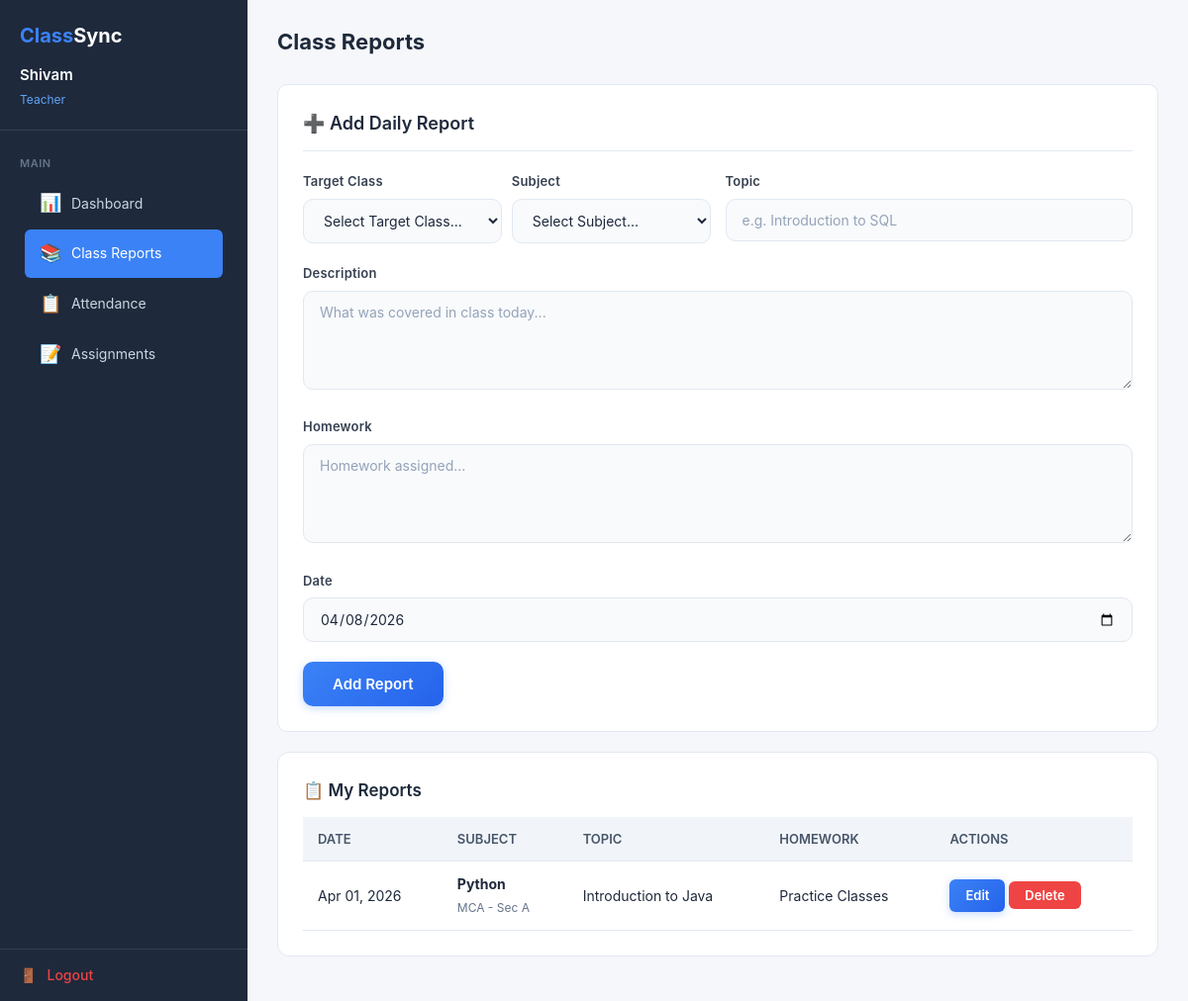
/teacher/reports.php (signed in), run on the app's committed database.
### tables this page shows
CREATE TABLE IF NOT EXISTS reports (
    report_id INT AUTO_INCREMENT PRIMARY KEY,
    teacher_id INT NOT NULL,
    subject_id INT NOT NULL,
    course_id INT NOT NULL,
    year VARCHAR(20) NOT NULL,
    section_id INT NOT NULL,
    topic VARCHAR(200) NOT NULL,
    description TEXT,
    homework TEXT,
    date DATE NOT NULL,
    created_at TIMESTAMP DEFAULT CURRENT_TIMESTAMP,
    FOREIGN KEY (teacher_id) REFERENCES users(id) ON DELETE CASCADE,
    FOREIGN KEY (subject_id) REFERENCES course_subjects(id) ON DELETE CASCADE,
    FOREIGN KEY (course_id) REFERENCES courses(course_id) ON DELETE CASCADE,
    FOREIGN KEY (section_id) REFERENCES sections(section_id) ON DELETE CASCADE
);

CREATE TABLE IF NOT EXISTS course_subjects (
    id INT AUTO_INCREMENT PRIMARY KEY,
    course_id INT NOT NULL,
    subject_name VARCHAR(100) NOT NULL,
    FOREIGN KEY (course_id) REFERENCES courses(course_id) ON DELETE CASCADE,
    UNIQUE KEY unique_course_subject (course_id, subject_name)
);

CREATE TABLE IF NOT EXISTS courses (
    course_id INT AUTO_INCREMENT PRIMARY KEY,
    course_name VARCHAR(100) NOT NULL
);

CREATE TABLE IF NOT EXISTS sections (
    section_id INT AUTO_INCREMENT PRIMARY KEY,
    course_id INT NOT NULL,
    year VARCHAR(20) NOT NULL,
    section_name VARCHAR(50) NOT NULL,
    FOREIGN KEY (course_id) REFERENCES courses(course_id) ON DELETE CASCADE
);

### teacher/reports.php (the view, shortened to what this page needs)
<?php
require_once '../config/database.php';
$user_id = $_SESSION['user_id'];
$edit_report = null;
$reports = $conn->query("
    SELECT r.*, c.course_name, sec.year as sec_year, sec.section_name, s.subject_name
    FROM reports r
    JOIN courses c ON r.course_id = c.course_id
    JOIN sections sec ON r.section_id = sec.section_id
    JOIN course_subjects s ON r.subject_id = s.id
    WHERE r.teacher_id = $user_id ORDER BY r.date DESC
");
?>
<!DOCTYPE html>
<html lang="en">
<head>
    <link rel="stylesheet" href="/ClassSync/assets/css/style.css">
    <link rel="stylesheet" href="/ClassSync/assets/css/dashboard.css">
    <link rel="stylesheet" href="/ClassSync/assets/css/auth.css">
</head>
<body>
    <div class="dashboard-page">
        <?php include '../includes/sidebar.php'; ?>
        <div class="main-content">
            <div class="top-bar">
                <div>
                    <h1>Class Reports</h1>
                </div>
            </div>
            <div class="dashboard-form">
                <h3><?php echo $edit_report ? '✏️ Edit Report' : '➕ Add Daily Report'; ?></h3>
                <form method="POST" action="/ClassSync/actions/report_action.php">
                    <div class="form-row">
                        <div class="form-group" style="flex: 2;">
                            <div style="display:flex;gap:10px;">
                                <div style="flex:1;">
                                    <label>Target Class</label>
                                    <select name="section_id" required>
                                        <option value="">Select Target Class...</option>
                                    </select>
                                </div>
                                <div style="flex:1;">
                                    <label>Subject</label>
                                    <select name="subject_id" required>
                                        <option value="">Select Subject...</option>
                                    </select>
                                </div>
                            </div>
                        </div>
                        <div class="form-group">
                            <label>Topic</label>
                            <input type="text" name="topic" placeholder="e.g. Introduction to SQL" value="<?php echo $edit_report ? htmlspecialchars($edit_report['topic']) : ''; ?>" required>
                        </div>
                    </div>
                    <div class="form-group">
                        <label>Description</label>
                        <textarea name="description" placeholder="What was covered in class today..."><?php echo $edit_report ? htmlspecialchars($edit_report['description']) : ''; ?></textarea>
                    </div>
                    <div class="form-group">
                        <label>Homework</label>
                        <textarea name="homework" placeholder="Homework assigned..."><?php echo $edit_report ? htmlspecialchars($edit_report['homework']) : ''; ?></textarea>
                    </div>
                    <div class="form-group">
                        <label>Date</label>
                        <input type="date" name="date" value="<?php echo $edit_report ? $edit_report['date'] : date('Y-m-d'); ?>" required>
                    </div>
                    <div class="form-actions">
                        <button type="submit" class="btn btn-blue"><?php echo $edit_report ? 'Update Report' : 'Add Report'; ?></button>
                    </div>
                </form>
            </div>
            <div class="card">
                <h3>📋 My Reports</h3>
                <?php if ($reports->num_rows > 0): ?>
                <div class="table-responsive">
                    <table>
                        <thead>
                            <tr>
                                <th>Date</th>
                                <th>Subject</th>
                                <th>Topic</th>
                                <th>Homework</th>
                                <th>Actions</th>
                            </tr>
                        </thead>
                        <tbody>
                            <?php while ($r = $reports->fetch_assoc()): ?>
                            <tr>
                                <td><?php echo date('M d, Y', strtotime($r['date'])); ?></td>
                                <td>
                                    <strong><?php echo htmlspecialchars($r['subject_name']); ?></strong><br>
                                    <span style="font-size:12px;color:#64748b;"><?php echo htmlspecialchars($r['course_name'].' - Sec '.$r['section_name']); ?></span>
                                </td>
                                <td><?php echo htmlspecialchars($r['topic']); ?></td>
                                <td><?php echo htmlspecialchars(substr($r['homework'], 0, 50)) . (strlen($r['homework']) > 50 ? '...' : ''); ?></td>
                                <td>
                                    <a href="?edit=<?php echo $r['report_id']; ?>" class="btn btn-blue btn-sm">Edit</a>
                                    <form method="POST" action="/ClassSync/actions/report_action.php" style="display:inline;" onsubmit="return confirmDelete('Delete this report?')">
                                        <button type="submit" class="btn btn-red btn-sm">Delete</button>
                                    </form>
                                </td>
                            </tr>
                            <?php endwhile; ?>
                        </tbody>
                    </table>
                </div>
                <?php endif; ?>
            </div>
        </div>
    </div>
</body>
</html>

### assets/css/style.css (style rules this page uses)
* { margin: 0; padding: 0; box-sizing: border-box; }
body { font-family: 'Inter', 'Segoe UI', Tahoma, Geneva, Verdana, sans-serif; line-height: 1.6; color: #1e293b; background-color: #f8fafc; -webkit-font-smoothing: antialiased; }
a { text-decoration: none; color: inherit; }
.btn { display: inline-flex; align-items: center; gap: 8px; padding: 13px 30px; border-radius: 10px; font-size: 15px; font-weight: 600; cursor: pointer; border: none; transition: all 0.3s ease; font-family: 'Inter', sans-serif; }
.btn-blue { background: linear-gradient(135deg, #3b82f6, #2563eb); color: #fff; box-shadow: 0 2px 8px rgba(59,130,246,0.3); }
.btn-red { background: #ef4444; color: #fff; }
.btn-sm { padding: 6px 16px; font-size: 13px; border-radius: 6px; }
.card { background: #fff; border-radius: 12px; border: 1px solid #e2e8f0; padding: 25px; margin-bottom: 20px; }
.card h3 { font-size: 17px; font-weight: 600; margin-bottom: 12px; color: #1e293b; }
.table-responsive { overflow-x: auto; }
table { width: 100%; border-collapse: collapse; font-size: 14px; }
table thead { background: #f1f5f9; }
table th, table td { padding: 12px 15px; text-align: left; border-bottom: 1px solid #e2e8f0; }
table th { font-weight: 600; color: #475569; font-size: 13px; text-transform: uppercase; }

### assets/css/dashboard.css (style rules this page uses)
.dashboard-page { display: flex; min-height: 100vh; }
.main-content { flex: 1; margin-left: 250px; padding: 25px 30px; background: #f5f7fa; min-height: 100vh; }
.top-bar { display: flex; justify-content: space-between; align-items: center; margin-bottom: 25px; }
.top-bar h1 { font-size: 22px; font-weight: 700; color: #1e293b; }
.dashboard-form { background: #fff; border-radius: 10px; border: 1px solid #e2e8f0; padding: 25px; margin-bottom: 20px; }
.dashboard-form h3 { font-size: 18px; font-weight: 600; color: #1e293b; margin-bottom: 20px; padding-bottom: 12px; border-bottom: 1px solid #e2e8f0; }
.form-row { display: grid; grid-template-columns: 1fr 1fr; gap: 15px; }
.form-actions { display: flex; gap: 10px; margin-top: 20px; }

### assets/css/auth.css (style rules this page uses)
.form-group { margin-bottom: 20px; }
.form-group label { display: block; font-size: 13px; font-weight: 600; color: #374151; margin-bottom: 7px; letter-spacing: 0.2px; }
.form-group input, .form-group select, .form-group textarea { width: 100%; padding: 12px 16px; border: 1.5px solid #e2e8f0; border-radius: 10px; font-size: 14px; color: #1e293b; background: #f8fafc; transition: all 0.25s ease; font-family: 'Inter', sans-serif; }
.form-group input::placeholder, .form-group textarea::placeholder { color: #94a3b8; }
.form-group textarea { resize: vertical; min-height: 100px; }

### data on the page
reports: date "Apr 01, 2026", subject.subject_name "Python", course.section_name "MCA - Sec A", topic "Introduction to Java", homework "Practice Classes"

### other printed values
$user['name'] "Shivam"
$user['role'] "Teacher"
